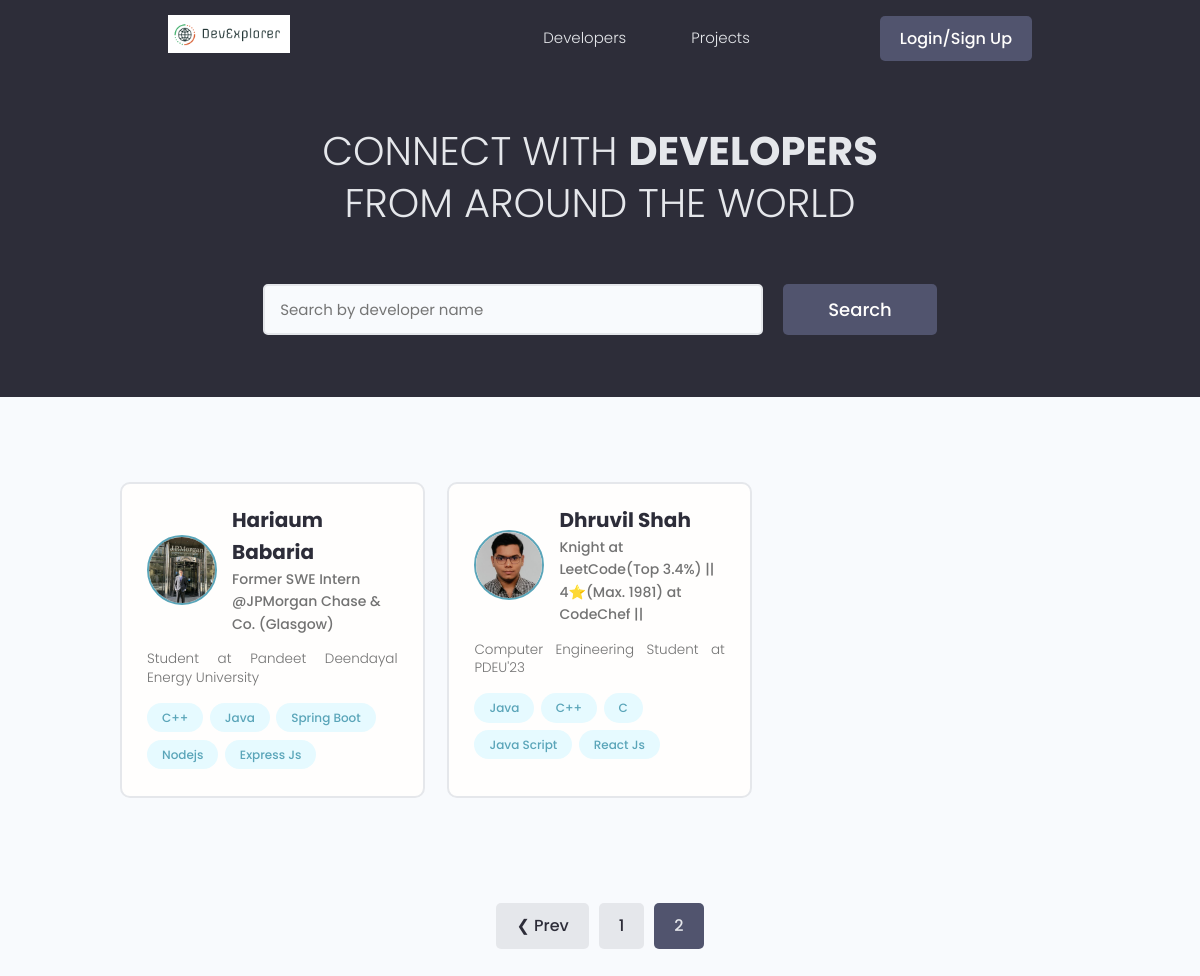
Screenshot of /?page=2 with the database file from the repository.
### users/models.py (models this page shows, shortened)
class Profile(models.Model):
    user = models.OneToOneField(
        User, on_delete=models.CASCADE, null=True, blank=True)
    name = models.CharField(max_length=200, blank=True, null=True)
    email = models.EmailField(max_length=500, blank=True, null=True)
    username = models.CharField(max_length=200, blank=True, null=True)
    location = models.CharField(max_length=200, blank=True, null=True)
    short_intro = models.CharField(max_length=200, blank=True, null=True)
    bio = models.TextField(blank=True, null=True)
    profile_image = models.ImageField(
        blank=True, null=True, upload_to='profiles/', default='profiles/user-default.png')
    social_github = models.CharField(max_length=200, blank=True, null=True)
    social_twitter = models.CharField(max_length=200, blank=True, null=True)
    social_linkedin = models.CharField(max_length=200, blank=True, null=True)
    social_youtube = models.CharField(max_length=200, blank=True, null=True)
    social_website = models.CharField(max_length=200, blank=True, null=True)
    created = models.DateTimeField(auto_now_add=True)
    id = models.UUIDField(default=uuid.uuid4, unique=True,
                          primary_key=True, editable=False)
    class Meta:
        ordering=['created']

class Skill(models.Model):
    owner = models.ForeignKey(
        Profile, on_delete=models.CASCADE, null=True, blank=True)
    name = models.CharField(max_length=200, blank=True, null=True)
    description = models.TextField(blank=True, null=True)
    created = models.DateTimeField(auto_now_add=True)
    id = models.UUIDField(default=uuid.uuid4, unique=True,
                          primary_key=True, editable=False)
    def __str__(self):
        return str(self.name)

### users/views.py (the view)
# urls.py: path('', views.profiles, name="profiles"),
def profiles(request):
    profiles, search_query = searchProfiles(request)
    custom_range, profiles = paginateProfiles(request, profiles, 3)
    context = {'profiles': profiles, 'search_query': search_query,
               'custom_range': custom_range}
    return render(request, 'users/profiles.html', context)

### users/utils.py (called while the page is built)
def searchProfiles(request):
    search_query = ''
    if request.GET.get('search_query'):
        search_query = request.GET.get('search_query')
    skills = Skill.objects.filter(name__icontains=search_query)
    profiles = Profile.objects.distinct().filter(
        Q(name__icontains=search_query) |
        Q(short_intro__icontains=search_query) |
        Q(skill__in=skills)
    )
    return profiles, search_query

def paginateProfiles(request, profiles, results):
    paginator = Paginator(profiles, results)
    page = request.GET.get('page')
    try:
        profiles = paginator.page(page)
    except PageNotAnInteger:
        page = 1
        profiles = paginator.page(page)
    except EmptyPage:
        page = paginator.num_pages
        profiles = paginator.page(page)
    leftIndex = int(page)-1
    if leftIndex < 1:
        leftIndex = 1
    rightIndex = int(page)+2
    if rightIndex > paginator.num_pages+1:
        rightIndex = paginator.num_pages+1
    custom_range = range(leftIndex, rightIndex)
    return custom_range, profiles

### users/templates/users/profiles.html (shortened to what this page needs)
{% extends 'main.html' %} {% block content %}
<main class="home">
  <section class="hero-section text-center">
    <div class="container container--narrow">
      <div class="hero-section__box">
        <h2>CONNECT WITH <span>DEVELOPERS</span></h2>
        <h2>FROM AROUND THE WORLD</h2>
      </div>
      <div class="hero-section__search">
        <form id="searchForm" class="form" action="{% url 'profiles' %}" method="get">
          <div class="form__field">
            <input
              class="input input--text"
              id="formInput#search"
              type="text"
              name="search_query"
              value="{{ search_query }}"
              placeholder="Search by developer name"
            />
          </div>
          <input class="btn btn--sub btn--lg" type="submit" value="Search" />
        </form>
      </div>
    </div>
  </section>
  <section class="devlist">
    <div class="container">
      <div class="grid grid--three">
        {% for profile in profiles %}
        <div class="column card">
          <div class="dev">
            <a href="{% url 'user-profile' profile.id %}" class="card__body">
              <div class="dev__profile">
                <img
                  class="avatar avatar--md"
                  src="{{ profile.profile_image.url }}"
                  alt="image"
                />
                <div class="dev__meta">
                  <h3>{{ profile.name }}</h3>
                  <h5>{{ profile.short_intro|slice:"60" }}</h5>
                </div>
              </div>
              <p class="dev__info">{{ profile.bio|slice:"150" }}</p>
              <div class="dev__skills">
                {% for skill in profile.skill_set.all|slice:"5" %}
                <span class="tag tag--pill tag--main">
                  <small>{{skill}}</small>
                </span>
                {% endfor %}
              </div>
            </a>
          </div>
        </div>
        {% endfor %}
      </div>
    </div>
  </section>
  {% include 'pagination.html' with queryset=profiles custom_range=custom_range %}
</main>
{% endblock content %}

### static/styles/app.css (style rules this page uses)
:root { --color-sub: #2d2d39; }
.btn--sub { background-color: var(--color-sub-light); }
.card { border: 2px solid var(--color-light); }
img { width: 100%; }
.hero-section { height: 40vh; display: flex; align-items: center; background-color: var(--color-sub); }
.hero-section__box { margin-bottom: 4rem; }
.hero-section__box > h2, .hero-section__box > h2 > span { font-size: 4rem; color: var(--color-light); line-height: 1.3; text-transform: uppercase; }
.hero-section__box > h2 { font-weight: 300; }
.hero-section__box > h2 > span { font-weight: 700; }
.hero-section__search > .form { display: flex; align-items: center; justify-content: center; gap: 2rem; }
.hero-section__search > .form input.input--text { width: 50rem; }
.devlist { margin-top: 8rem; }
.devlist .grid { align-items: stretch; }
.devlist .dev .dev__profile { display: flex; align-items: center; gap: 1.5rem; }
.devlist .dev .dev__meta h3 { color: var(--color-sub); font-size: 2rem; font-weight: 700; }
.devlist .dev .dev__meta h5 { color: var(--color-text); font-size: 1.4rem; font-weight: 500; }
.devlist .dev .dev__info { margin: 1.5rem 0; font-size: 1.35rem; line-height: 1.4; text-align: justify; }

### static/uikit/styles/modules/_variables.css (style rules this page uses)
:root { --color-main: #5aa5b9; --color-main-light: #e6faff; --color-sub: #3f4156; --color-sub-light: #51546e; --color-sub-lighter: #ededfd; --color-text: #737373; --color-gray: #8b8b8b; --color-light: #e5e7eb; --color-light-gray: #767676; --color-bg: #f8fafd; --color-white: #fffefd; --color-white-light: #f3f3f3; --color-success: #359e64; --color-success-bg: #def8e8; --color-error: #fc4b0b; --color-error-bg: #fff2ee; --font-base: 'Poppins', arial, helvetica, 'Segoe UI', roboto, ubuntu, sans-serif; --font-monospace: 'Fira Code', 'Courier New', courier, monospace; --font-regular: 300; --font-medium: 500; --font-bold: 700; --generic-shadow: 1px 1px 5px #00000010; --generic-transition: all 0.3s ease-in-out; }

### static/uikit/styles/modules/_base.css (style rules this page uses)
* { margin: 0; padding: 0; box-sizing: border-box; text-rendering: optimizeLegibility; color: inherit; font-size: inherit; }
html { font-size: 50%; }
@media only screen and (min-width: 480px) { html { font-size: 56.25%; } }
@media only screen and (min-width: 1200px) { html { font-size: 62.5%; } }
body { line-height: 1.6; font-weight: 400; font-size: 1.5rem; color: var(--color-text); background-color: var(--color-bg); min-height: 100vh; }

### static/uikit/styles/modules/_typography.css (style rules this page uses)
* { font-family: var(--font-base); }
h2 { font-size: 3.6rem; font-weight: var(--font-bold); }
h3 { font-size: 3.2rem; font-weight: var(--font-medium); }
h5 { font-size: 2.4rem; font-weight: var(--font-medium); }
h5, h6 { font-weight: var(--font-regular); }
p, span, strong { font-size: 1.6rem; color: var(--color-text); font-weight: var(--font-regular); }
a { padding-bottom: 2px; text-decoration: none; display: inline-block; color: var(--color-main); font-weight: var(--font-medium); }

### static/uikit/styles/modules/_utilities.css (style rules this page uses)
.container { width: 92%; max-width: 165rem; margin: 0 auto; box-sizing: border-box; }
.container--narrow { width: 92%; max-width: 120rem; }
@media screen and (min-width: 1000px) { .container { width: 90%; } }
@media screen and (min-width: 1000px) { .container--narrow { width: 85%; } }
@media screen and (min-width: 1200px) { .container { width: 80%; } }
@media screen and (min-width: 1200px) { .container--narrow { width: 72%; } }
.text-center { text-align: center; }

### static/uikit/styles/modules/_avatar.css (style rules this page uses)
.avatar { border-radius: 50%; border: 2px solid var(--color-main); object-fit: cover; }
.avatar--md { height: 7rem; width: 7rem; }

### static/uikit/styles/modules/_button.css (style rules this page uses)
.btn { display: inline-block; position: relative; cursor: pointer; background-color: var(--color-light); font-weight: var(--font-medium); color: var(--color-sub); text-decoration: none; padding: 1rem 2rem; border-radius: 0.5rem; border: none; width: -webkit-fit-content; width: -moz-fit-content; width: fit-content; height: -webkit-fit-content; height: -moz-fit-content; height: fit-content; font-size: 1.6rem; outline-width: 0; outline-color: transparent; -webkit-backface-visibility: hidden; backface-visibility: hidden; transition: all 0.3s ease-in-out; }
.btn--sub { background-color: var(--color-sub); color: var(--color-white); }
.btn--lg { font-size: 1.8rem; padding: 1.2rem 4.5rem; }

### static/uikit/styles/modules/_card.css (style rules this page uses)
.card { border-radius: 1rem; background-color: var(--color-white); border: 1.5px solid var(--color-light); width: auto; height: auto; margin-top: 0.5rem; margin-bottom: 0.5rem; overflow: hidden; }
.card__body, .card__header { padding: 2rem 2.5rem; }

### rows the page displays
Profile: profile_image (picture), name "Hariaum Babaria", short_intro "Former SWE Intern @JPMorgan Chase & Co. (Glasgow)", bio "Student at Pandeet Deendayal Energy University"
Skill: name "C++"
Skill: name "Java"
Skill: name "Spring Boot"
Skill: name "Nodejs"
Skill: name "Express Js"
Profile: profile_image (picture), name "Dhruvil Shah", short_intro "Knight at LeetCode(Top 3.4%) || 4⭐(Max. 1981) at CodeChef ||", bio "Computer Engineering Student at PDEU'23"
Skill: name "Java"
Skill: name "C++"
Skill: name "C"
Skill: name "Java Script"
Skill: name "React Js"

### other values shown
{{ page }} "1"
{{ page }} "2"
